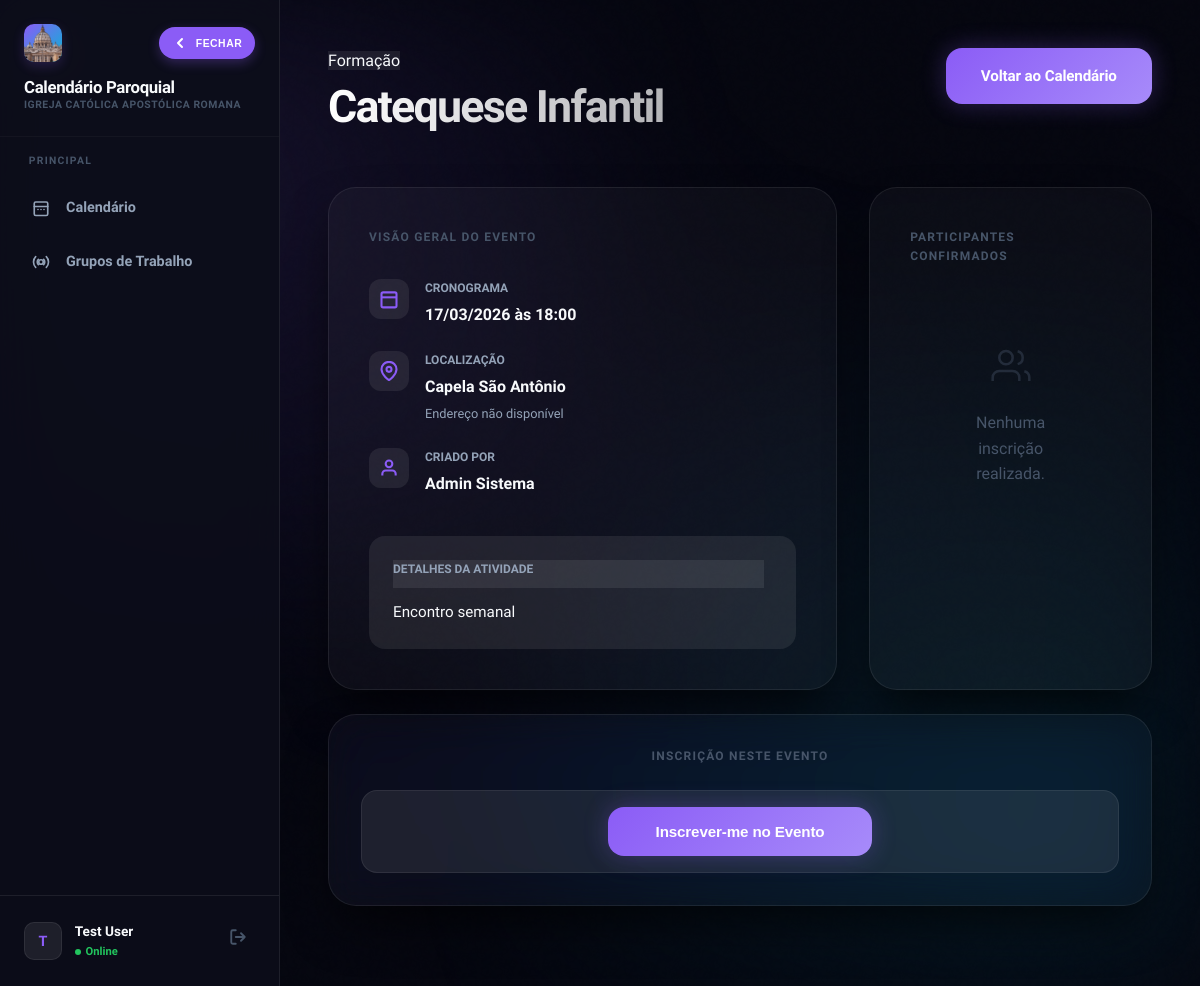
The app's page /ver_atividade.php?id=3 (signed in) with its own data.
### tables this page shows
CREATE TABLE `paroquias` (
  `id` int(10) unsigned NOT NULL AUTO_INCREMENT,
  `nome` varchar(255) NOT NULL,
  `cidade` varchar(100) DEFAULT NULL,
  `estado` char(2) DEFAULT NULL,
  `diocese` varchar(255) DEFAULT NULL,
  `ativo` tinyint(1) DEFAULT 1,
  `data_criacao` timestamp NULL DEFAULT current_timestamp(),
  PRIMARY KEY (`id`)
);

CREATE TABLE `atividades` (
  `id` int(10) unsigned NOT NULL AUTO_INCREMENT,
  `nome` varchar(255) NOT NULL,
  `descricao` text DEFAULT NULL,
  `cor` varchar(7) DEFAULT '#3b82f6',
  `data_inicio` date NOT NULL,
  `hora_inicio` time DEFAULT NULL,
  `data_fim` date DEFAULT NULL,
  `hora_fim` time DEFAULT NULL,
  `local_id` int(10) unsigned DEFAULT NULL,
  `tipo_atividade_id` int(10) unsigned DEFAULT NULL,
  `categoria_id` int(10) unsigned DEFAULT NULL,
  `criador_id` int(10) unsigned DEFAULT NULL,
  `paroquia_id` int(10) unsigned DEFAULT NULL,
  `status` varchar(50) DEFAULT 'ativo',
  `restrito` tinyint(1) DEFAULT 0,
  `serie_key` varchar(100) DEFAULT NULL,
  `serie_frequencia` varchar(50) DEFAULT NULL,
  `serie_dias_semana` varchar(100) DEFAULT NULL,
  `serie_data_fim` date DEFAULT NULL,
  `data_criacao` timestamp NULL DEFAULT current_timestamp(),
  `ultima_atualizacao` timestamp NULL DEFAULT current_timestamp() ON UPDATE current_timestamp(),
  `is_multi_color` tinyint(1) DEFAULT 0,
  `is_flashing` tinyint(1) DEFAULT 0,
  PRIMARY KEY (`id`),
  KEY `fk_atividades_paroquia` (`paroquia_id`),
  KEY `fk_atividades_local` (`local_id`),
  KEY `fk_atividades_tipo` (`tipo_atividade_id`),
  CONSTRAINT `fk_atividades_local` FOREIGN KEY (`local_id`) REFERENCES `locais_paroquia` (`id`) ON DELETE SET NULL,
  CONSTRAINT `fk_atividades_paroquia` FOREIGN KEY (`paroquia_id`) REFERENCES `paroquias` (`id`) ON DELETE SET NULL,
  CONSTRAINT `fk_atividades_tipo` FOREIGN KEY (`tipo_atividade_id`) REFERENCES `tipos_atividade` (`id`) ON DELETE SET NULL
);

CREATE TABLE `tipos_atividade` (
  `id` int(10) unsigned NOT NULL AUTO_INCREMENT,
  `paroquia_id` int(10) unsigned DEFAULT NULL,
  `nome_tipo` varchar(100) NOT NULL,
  `cor` varchar(7) DEFAULT NULL,
  `icone` varchar(50) DEFAULT NULL,
  `descricao` text DEFAULT NULL,
  PRIMARY KEY (`id`)
);

CREATE TABLE `locais_paroquia` (
  `id` int(10) unsigned NOT NULL AUTO_INCREMENT,
  `paroquia_id` int(10) unsigned NOT NULL,
  `nome_local` varchar(255) NOT NULL,
  `descricao` text DEFAULT NULL,
  `ativo` tinyint(1) DEFAULT 1,
  `endereco` varchar(255) DEFAULT NULL,
  `telefone` varchar(20) DEFAULT NULL,
  `responsavel` varchar(100) DEFAULT NULL,
  `capacidade` int(11) DEFAULT NULL,
  PRIMARY KEY (`id`)
);

CREATE TABLE `usuarios` (
  `id` int(10) unsigned NOT NULL AUTO_INCREMENT,
  `nome` varchar(255) NOT NULL,
  `email` varchar(255) NOT NULL,
  `senha` varchar(255) NOT NULL,
  `perfil_id` int(10) unsigned DEFAULT NULL,
  `paroquia_id` int(10) unsigned DEFAULT NULL,
  `sexo` varchar(20) DEFAULT NULL,
  `telefone` varchar(20) DEFAULT NULL,
  `palavra_chave` varchar(255) DEFAULT NULL,
  `ativo` tinyint(1) DEFAULT 1,
  `perm_criar_eventos` tinyint(1) DEFAULT 0,
  `perm_editar_eventos` tinyint(1) DEFAULT 0,
  `perm_excluir_eventos` tinyint(1) DEFAULT 0,
  `perm_ver_restritos` tinyint(1) DEFAULT 0,
  `perm_cadastrar_usuario` tinyint(1) DEFAULT 0,
  `perm_admin_usuarios` tinyint(1) DEFAULT 0,
  `perm_ver_logs` tinyint(1) DEFAULT 0,
  `data_criacao` timestamp NULL DEFAULT current_timestamp(),
  `ultimo_login` timestamp NULL DEFAULT NULL,
  `data_nascimento` date DEFAULT NULL,
  `foto_perfil` varchar(255) DEFAULT NULL,
  `nivel_acesso` int(10) DEFAULT 0,
  `perfil_nome` varchar(50) DEFAULT NULL,
  `perm_ver_calendario` tinyint(1) DEFAULT 1,
  `perm_admin_sistema` tinyint(1) DEFAULT 0,
  `perm_gerenciar_catalogo` tinyint(1) DEFAULT 0,
  `perm_gerenciar_grupos` tinyint(1) DEFAULT 0,
  PRIMARY KEY (`id`),
  UNIQUE KEY `email` (`email`),
  KEY `fk_usuario_perfil` (`perfil_id`),
  KEY `fk_usuario_paroquia` (`paroquia_id`),
  CONSTRAINT `fk_usuario_paroquia` FOREIGN KEY (`paroquia_id`) REFERENCES `paroquias` (`id`) ON DELETE SET NULL,
  CONSTRAINT `fk_usuario_perfil` FOREIGN KEY (`perfil_id`) REFERENCES `perfis` (`id`) ON DELETE SET NULL
);

### ver_atividade.php (the view, shortened to what the rows shown need)
<?php
require_once 'functions.php';
$pid = current_paroquia_id();
$id = (int)($_GET['id'] ?? 0);
$sql = "
    SELECT a.*, l.nome_local, l.endereco, l.responsavel, t.nome_tipo, t.icone, u.nome as criador_nome
    FROM atividades a
    LEFT JOIN locais_paroquia l ON a.local_id = l.id
    LEFT JOIN tipos_atividade t ON a.tipo_atividade_id = t.id
    LEFT JOIN usuarios u ON a.criador_id = u.id
    WHERE a.id = ? AND a.paroquia_id = ?
    LIMIT 1
";
$stmt = $conn->prepare($sql);
$stmt->bind_param('ii', $id, $pid);
$stmt->execute();
$activity = $stmt->get_result()->fetch_assoc();
?>
<!DOCTYPE html>
<html lang="pt-BR">
<head>
    <link rel="stylesheet" href="style.css?v=2.4.5"
        <link rel="stylesheet" href="css/responsive.css?v=2.4.5">
</head>
<body>
    <div class="app-shell">
        <?php include 'sidebar.php'; ?>
        <main class="main-content">
            <header class="detail-header animate-in">
                <div>
                    <span class="type-badge" style="background:var(--panel-hi);"><?= h($activity['nome_tipo'] ?: 'Evento') ?></span>
                    <h1 class="gradient-text"><?= h($activity['nome']) ?></h1>
                </div>
            </header>
            <div class="info-grid animate-in" style="animation-delay: 0.1s;">
                <section class="glass info-card">
                    <div class="meta-list">
                        <div class="meta-box">
                            <div class="meta-content">
                                <div>CRONOGRAMA</div>
                                <span><?= formatDate($activity['data_inicio']) ?> às <?= formatTime($activity['hora_inicio']) ?></span>
                            </div>
                        </div>
                        <div class="meta-box">
                            <div class="meta-content">
                                <div>LOCALIZAÇÃO</div>
                                <span><?= h($activity['nome_local'] ?: 'Não definido') ?></span>
                                <p style="font-size: 0.8rem; color: var(--text-dim); margin-top: 0.3rem;"><?= h($activity['endereco'] ?: 'Endereço não disponível') ?></p>
                            </div>
                        </div>
                        <div class="meta-box">
                            <div class="meta-content">
                                <div>CRIADO POR</div>
                                <span><?= h($activity['criador_nome'] ?: 'Gerenciador do Sistema') ?></span>
                            </div>
                        </div>
                        <?php if ($activity['descricao']): ?>
                        <div class="meta-box" style="margin-top: 1rem; padding: 1.5rem; background: var(--panel-hi); border-radius: 16px;">
                            <div class="meta-content custom-scrollbar" style="width: 100%; max-height: 250px; overflow-y: auto; padding-right: 0.5rem;">
                                <div style="margin-bottom: 0.8rem; position: sticky; top: 0; background: var(--panel-hi); padding-bottom: 0.5rem; z-index: 1;">DETALHES DA ATIVIDADE</div>
                                <p style="color: var(--text); line-height: 1.6; font-size: 0.95rem; margin: 0;"><?= nl2br(h($activity['descricao'])) ?></p>
                            </div>
                        </div>
                        <?php endif; ?>
                    </div>
                </section>
            </div>
        </main>
    </div>
</body>
</html>

### sidebar.php (shortened to what the rows shown need)
<?php
require_once 'config.php';
$parish_name = 'Igreja Católica';
$pid = $_SESSION['paroquia_id'] ?? 0;
if ($pid > 0) {
    $stmt = $conn->prepare("SELECT nome FROM paroquias WHERE id = ?");
    $stmt->bind_param('i', $pid);
    $stmt->execute();
    $resParish = $stmt->get_result();
    if ($resParish && $resParish->num_rows > 0) {
        $parish_name = $resParish->fetch_assoc()['nome'];
    }
}
$all_parishes = [];
?>
<aside class="sidebar" id="mainSidebar">
    <div class="sidebar-header">
        <div class="brand-details">
            <span class="brand-text">Calendário Paroquial</span>
            <?php if (count($all_parishes) > 1): ?>
                <select class="brand-sub-select" onchange="window.location.href='select_paroquia.php?id='+this.value">
                    <?php if ($pid == 0): ?><option value="0" selected>Selecionar...</option><?php endif; ?>
                    <?php foreach($all_parishes as $p): ?>
                        <option value="<?= $p['id'] ?>" <?= $p['id'] == $pid ? 'selected' : '' ?>><?= h($p['nome']) ?></option>
                    <?php endforeach; ?>
                </select>
            <?php else: ?>
                <span class="brand-sub"><?= h($parish_name) ?></span>
            <?php endif; ?>
        </div>
    </div>
</aside>

### records on screen
paroquias: nome "IGREJA CATÓLICA APOSTÓLICA ROMANA"
atividades: tipo_atividade.nome_tipo "Formação", nome "Catequese Infantil", data_inicio "17/03/2026", hora_inicio "18:00", local.nome_local "Capela São Antônio", local.endereco "Endereço não disponível", usuarios.nome "Admin Sistema", descricao "Encontro semanal"

### other values on screen
$initials "T"
$nome "Test User"
